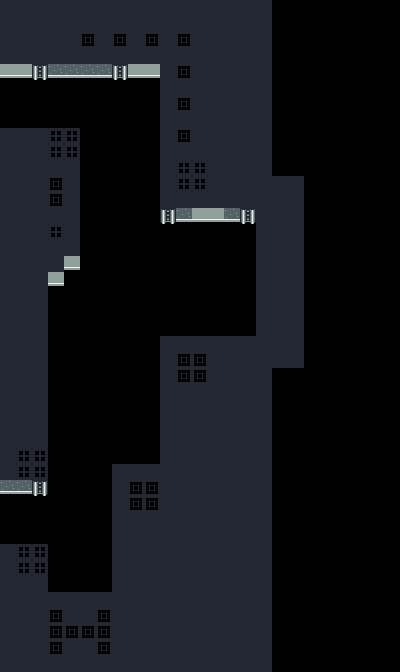

A 2D game scene composited from a Tiled map and its tileset images. What follows is a short description and the map's XML, with every tile layer's data as written:
An orthogonal 25x42 tile map with 16x16 px tiles, 1 tile layer (blocks) and 4 objects (2x 2, 2x 1).

<map version="1.10" tiledversion="1.10.2" orientation="orthogonal" renderorder="right-down" width="25" height="42" tilewidth="16" tileheight="16" infinite="0" nextlayerid="4" nextobjectid="6">
 <editorsettings>
  <export target="1.csv" format="csv" />
 </editorsettings>
 <tileset firstgid="1" source="../../assets/tilesets/tileset_0.tsx" />
 <layer id="1" name="blocks" width="25" height="42">
  <data encoding="csv">
1,1,1,1,1,1,1,1,1,1,1,1,1,1,1,1,1,0,0,0,0,0,0,0,0,
1,1,1,1,1,1,1,1,1,1,1,1,1,1,1,1,1,0,0,0,0,0,0,0,0,
1,1,1,1,1,8,1,8,1,8,1,8,1,1,1,1,1,0,0,0,0,0,0,0,0,
1,1,1,1,1,1,1,1,1,1,1,1,1,1,1,1,1,0,0,0,0,0,0,0,0,
2,2,3,4,4,4,4,3,2,2,1,8,1,1,1,1,1,0,0,0,0,0,0,0,0,
0,0,0,0,0,0,0,0,0,0,1,1,1,1,1,1,1,0,0,0,0,0,0,0,0,
0,0,0,0,0,0,0,0,0,0,1,8,1,1,1,1,1,0,0,0,0,0,0,0,0,
0,0,0,0,0,0,0,0,0,0,1,1,1,1,1,1,1,0,0,0,0,0,0,0,0,
1,1,1,5,5,0,0,0,0,0,1,8,1,1,1,1,1,0,0,0,0,0,0,0,0,
1,1,1,5,5,0,0,0,0,0,1,1,1,1,1,1,1,0,0,0,0,0,0,0,0,
1,1,1,1,1,0,0,0,0,0,1,5,5,1,1,1,1,0,0,0,0,0,0,0,0,
1,1,1,8,1,0,0,0,0,0,1,5,5,1,1,1,1,1,1,0,0,0,0,0,0,
1,1,1,8,1,0,0,0,0,0,1,1,1,1,1,1,1,1,1,0,0,0,0,0,0,
1,1,1,1,1,0,0,0,0,0,3,4,2,2,4,3,1,1,1,0,0,0,0,0,0,
1,1,1,5,1,0,0,0,0,0,0,0,0,0,0,0,1,1,1,0,0,0,0,0,0,
1,1,1,1,1,0,0,0,0,0,0,0,0,0,0,0,1,1,1,0,0,0,0,0,0,
1,1,1,1,2,0,0,0,0,0,0,0,0,0,0,0,1,1,1,0,0,0,0,0,0,
1,1,1,2,0,0,0,0,0,0,0,0,0,0,0,0,1,1,1,0,0,0,0,0,0,
1,1,1,0,0,0,0,0,0,0,0,0,0,0,0,0,1,1,1,0,0,0,0,0,0,
1,1,1,0,0,0,0,0,0,0,0,0,0,0,0,0,1,1,1,0,0,0,0,0,0,
1,1,1,0,0,0,0,0,0,0,0,0,0,0,0,0,1,1,1,0,0,0,0,0,0,
1,1,1,0,0,0,0,0,0,0,1,1,1,1,1,1,1,1,1,0,0,0,0,0,0,
1,1,1,0,0,0,0,0,0,0,1,8,8,1,1,1,1,1,1,0,0,0,0,0,0,
1,1,1,0,0,0,0,0,0,0,1,8,8,1,1,1,1,0,0,0,0,0,0,0,0,
1,1,1,0,0,0,0,0,0,0,1,1,1,1,1,1,1,0,0,0,0,0,0,0,0,
1,1,1,0,0,0,0,0,0,0,1,1,1,1,1,1,1,0,0,0,0,0,0,0,0,
1,1,1,0,0,0,0,0,0,0,1,1,1,1,1,1,1,0,0,0,0,0,0,0,0,
1,1,1,0,0,0,0,0,0,0,1,1,1,1,1,1,1,0,0,0,0,0,0,0,0,
1,5,5,0,0,0,0,0,0,0,1,1,1,1,1,1,1,0,0,0,0,0,0,0,0,
1,5,5,0,0,0,0,1,1,1,1,1,1,1,1,1,1,0,0,0,0,0,0,0,0,
4,4,3,0,0,0,0,1,8,8,1,1,1,1,1,1,1,0,0,0,0,0,0,0,0,
0,0,0,0,0,0,0,1,8,8,1,1,1,1,1,1,1,0,0,0,0,0,0,0,0,
0,0,0,0,0,0,0,1,1,1,1,1,1,1,1,1,1,0,0,0,0,0,0,0,0,
0,0,0,0,0,0,0,1,1,1,1,1,1,1,1,1,1,0,0,0,0,0,0,0,0,
1,5,5,0,0,0,0,1,1,1,1,1,1,1,1,1,1,0,0,0,0,0,0,0,0,
1,5,5,0,0,0,0,1,1,1,1,1,1,1,1,1,1,0,0,0,0,0,0,0,0,
1,1,1,0,0,0,0,1,1,1,1,1,1,1,1,1,1,0,0,0,0,0,0,0,0,
1,1,1,1,1,1,1,1,1,1,1,1,1,1,1,1,1,0,0,0,0,0,0,0,0,
1,1,1,8,1,1,8,1,1,1,1,1,1,1,1,1,1,0,0,0,0,0,0,0,0,
1,1,1,8,8,8,8,1,1,1,1,1,1,1,1,1,1,0,0,0,0,0,0,0,0,
1,1,1,8,1,1,8,1,1,1,1,1,1,1,1,1,1,0,0,0,0,0,0,0,0,
1,1,1,1,1,1,1,1,1,1,1,1,1,1,1,1,1,0,0,0,0,0,0,0,0
</data>
 </layer>
 <objectgroup id="3" name="exits">
  <object id="3" name="2" x="-32" y="480" width="32" height="80" />
  <object id="4" name="1" x="-32" y="48" width="32" height="96" />
 </objectgroup>
 <objectgroup id="2" name="entries">
  <object id="1" name="1" x="32" y="96">
   <point />
  </object>
  <object id="2" name="2" x="32" y="512">
   <point />
  </object>
 </objectgroup>
</map>
